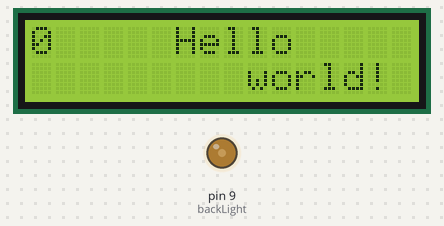
This sketch was run on a simulated Arduino Uno, built with avr-gcc and run on an emulated ATmega328P. Shown: 16×2 character LCD, output pins drawn as LEDs (lit = HIGH).

Above: at 0.1 s.
At 9.1 s:
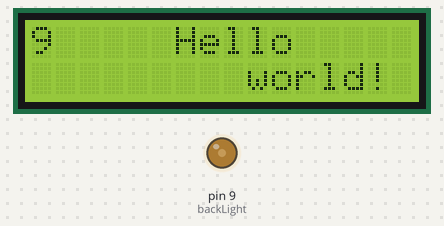
At 19.1 s:
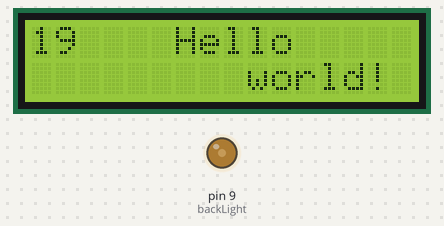
At 39.1 s:
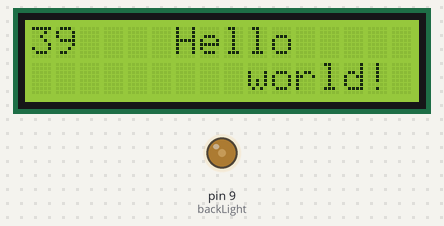
Timing chart, 0 to 40.0 s (numbered marks = the images above):
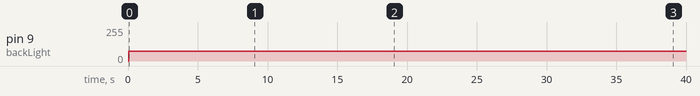

Measured:
- by itself, pin 9 (backLight): 0/255 → 75/255 at 0.06 s
- what the display in image 1 shows lasts 1.0 s, from 9.0 s to 10.0 s

The sketch:

LCD1602HelloWorld.ino
```cpp
#include <LiquidCrystal.h>

//initialize library with the numbers of the interface pins
LiquidCrystal lcd(12, 11, 5, 4, 3, 2);
int backLight = 9;

void setup() {
  lcd.begin(16, 2);
  //lcd.print("Hello world!");
  pinMode(backLight, OUTPUT);
}

void loop() {
  //set backlight power from min = 0 to max = 255
  analogWrite(backLight, 75);

  lcd.setCursor(0, 0);
  lcd.print(millis() / 1000);
  lcd.setCursor(6, 0);
  lcd.print("Hello");
  lcd.setCursor(9, 1);
  lcd.print("world!");
}
```
